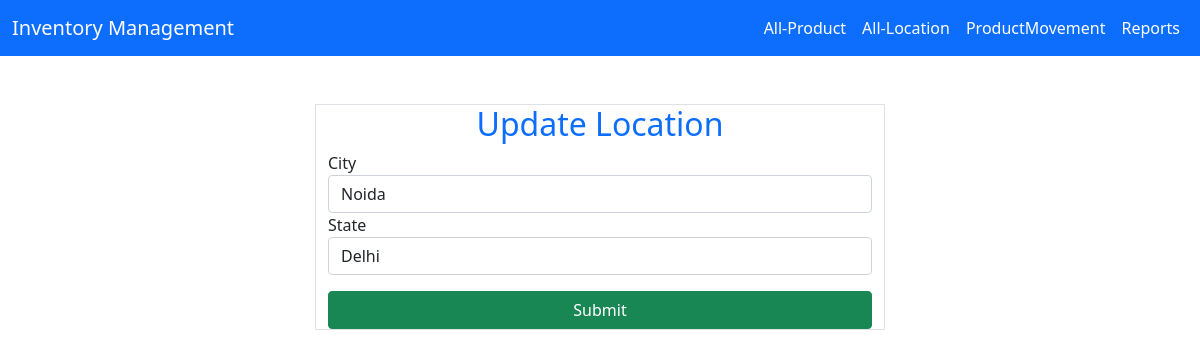
The page /update-locations/4 on the database as committed earlier.
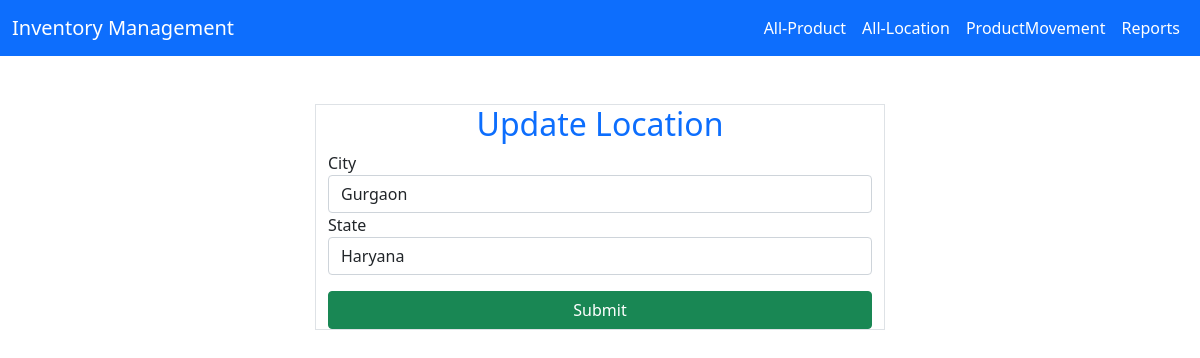
The same page on the database as committed later.
### app/models.py (models this page shows, shortened)
class WLocat(models.Model):
    city = models.CharField(max_length=200, null=True, blank=True)
    state = models.CharField(max_length=200, null=True, blank=True)

### app/views.py (the view, shortened to what this page needs)
# urls.py: path('update-locations/<int:pk>',UpdateLocations.as_view(),name='update-locations'),
class UpdateLocations(UpdateView):
    model = WLocat
    form_class = LocationAddForm
    template_name = 'update-locations.html'

### app/forms.py
class LocationAddForm(forms.ModelForm):
    class Meta:
        model = WLocat
        fields = '__all__'

### templates/update-locations.html (shortened to what this page needs)
{% extends 'base.html' %}
{% load crispy_forms_tags %}
{% block content %}
    <div class="container">
        <div class="row">
            <div class="col-6 mx-auto border mt-5">
                <h2 class="text-center text-primary">Update Location</h2>
                <form action="" method="post">
                    {{ form|crispy }}
                    <div class="d-grid mt-3">
                        <input type="submit" class="btn btn-success">
                    </div>
                </form>
            </div>
        </div>
    </div>
{% endblock %}

Rows that differ between the two databases and show on the page:
changed WLocat: city "Noida" → "Gurgaon"; state "Delhi" → "Haryana"
